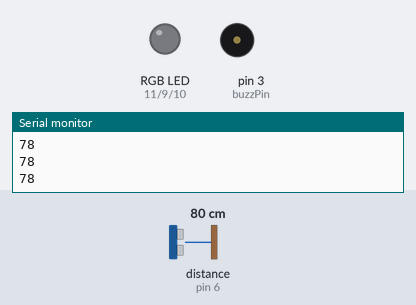
Recording of a sketch running on a simulated Arduino Uno, built with avr-gcc and run on an emulated ATmega328P. Shown: an RGB LED mixed from three pins (HIGH = lit), buzzer (waves = sounding, pin HIGH), the last lines printed to the serial monitor. Wiring (inferred from the names in the program): ultrasonic range finder: trigger pin 5; echo pin 6. The inputs (shaded band) are chosen by the test bench; at power-on: distance to the obstacle (sensor on pin 6) 80 cm. The echo pulse lasts 58.3 µs per cm; dim RGB values are drawn brighter than linear; pins used as bus, display or sensor lines are not drawn.

Above: at 1.2 s.
1.3 s: distance to the obstacle (sensor on pin 6) set to 24 cm
2.8 s: distance to the obstacle (sensor on pin 6) set to 20 cm
At 2.85 s:
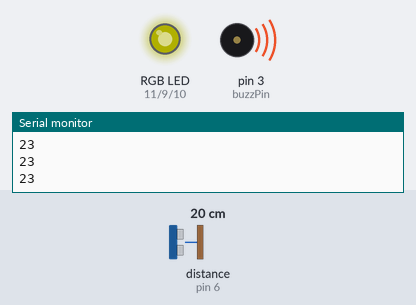
Timing chart, 0 to 5.8 s (numbered marks = the images above; inputs shaded):
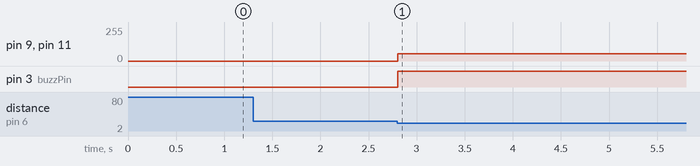

The sketch:

ultrasonic-sensor.ino
```cpp
#include <Servo.h>

// ========= Declarations ============ //
// Servo values
Servo myServo;
int servoDelay = 100;
int servoMax = 180;
int servoMin = 0;


// UltraSensor values
const int trigPin = 5;
const int echoPin = 6;
long duration;
int distance;

// Buzzer
const int buzzPin = 3;

// LED values
const int redLED = 11;
const int blueLED = 10;
const int greenLED = 9;

void setup() { // =========== SETUP ========= //
  Serial.begin(9600);
  pinMode(trigPin, OUTPUT);
  pinMode(echoPin, INPUT);
  pinMode(redLED, OUTPUT);
  pinMode(blueLED, OUTPUT);
  pinMode(greenLED, OUTPUT);
  pinMode(buzzPin, OUTPUT);
}

void loop() { // =========== LOOP ========= //
  motionSensor();
  if(distance <= 20) {
    rgb_LED(55,55,0);
    digitalWrite(buzzPin, HIGH);
      delay(100);
       digitalWrite(buzzPin, LOW);
   } else {
      rgb_LED(0,0,0);
    }
    Serial.println(distance);
}

//======= Functions ============ //
void motionSensor() {
  digitalWrite(trigPin, LOW); // why this is needed?
  delayMicroseconds(2);

  digitalWrite(trigPin, HIGH);
  delayMicroseconds(10);

  digitalWrite(trigPin, LOW);
  duration = pulseIn(echoPin , HIGH);
  distance = duration * 0.034 / 2; //  Why is this neccessary?
}

int rgb_LED( int red_value , int green_value, int blue_value) {
  analogWrite(redLED, red_value);
  analogWrite(greenLED, green_value);
  analogWrite(blueLED, blue_value);
}
```

Measured:
- the behaviour switches between 22 and 21 cm on distance to the obstacle (sensor on pin 6) (found by bisection; images 0 and 1)
- after the input at 2.8 s, pin 9 (greenLED), pin 11 (redLED): 0/255 → 55/255 at once; pin 3 (buzzPin): LOW → HIGH at once
